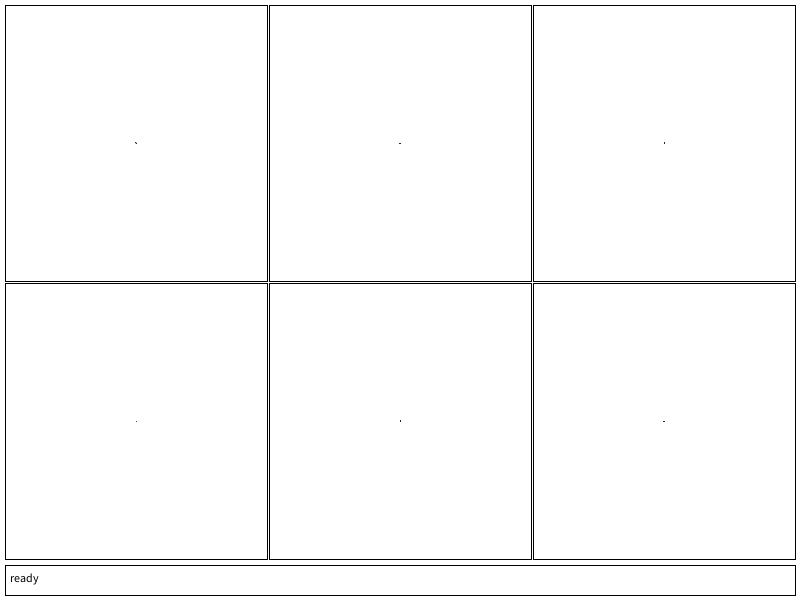
Frame 1 (no input)
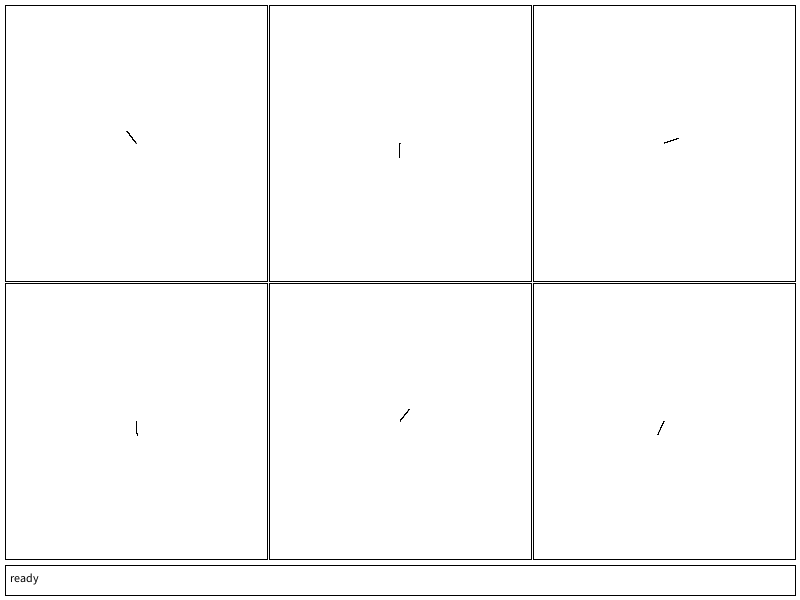
Frame 60 (the mouse pressed at the canvas centre just before this capture)
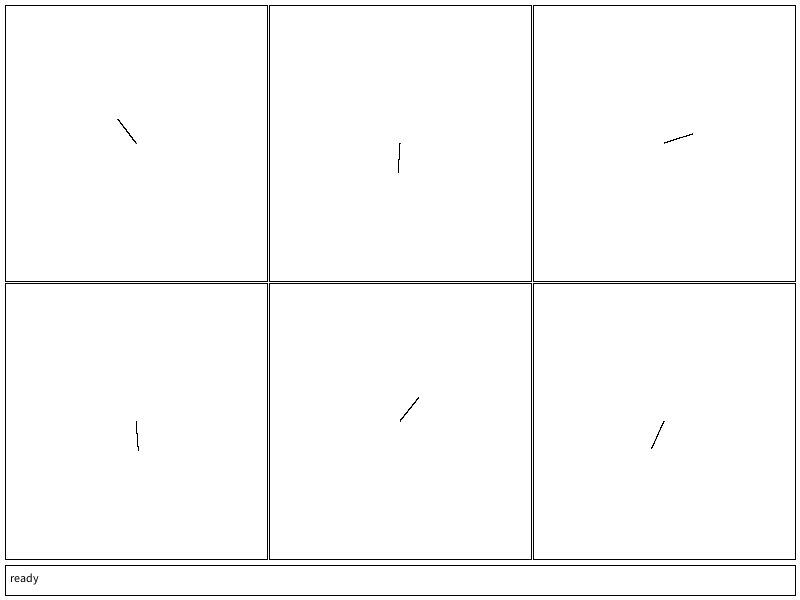
Frame 120 (the mouse held since frame 60 and released just before this capture)

The Processing sketch that drew these frames (run headless with seeded random() and noise(); from frame 60 on, the mouse is pressed at the canvas centre):

// Processing sketch: experimental_01
// ── experimental_01.pde
Infobar sb;
Worldmonitor[] pages;
int currpage=0;
String prefix="/mnt/heerdyes/L/GH/heerdyes/raspi-art/sketches/experimental_01";

void mkpages(int n) {
  pages=new Worldmonitor[n];
  for (int i=0; i<n; i++) {
    pages[i]=new Worldmonitor(6, 262, 276, 5, 5);
  }
}

void setup() {
  size(800, 600);
  background(255);
  mkpages(5);
  sb=new Infobar();
  textAlign(LEFT, TOP);
  frameRate(20);
}

void draw() {
  pages[currpage].golive();
  pages[currpage].monitor(3);
  sb.render();
}

void selectworlds() {
  ArrayList<TWorld2D> selws=new ArrayList<TWorld2D>();
  for (int i=0; i<pages.length; i++) {
    selws.addAll(pages[i].chosenworlds());
  }
}

void savefavoritespecimens() {
  for (Worldmonitor wm : pages) {
    for (TWorld2D tw : wm.chosenworlds()) {
      tw.snapshot(prefix+"/img");
    }
  }
}

void keyPressed() {
  Worldmonitor currmon=pages[currpage];
  if (key=='n') {
    currpage=(currpage+1)%5;
    currmon=pages[currpage];
  } else if (key=='p') {
    if (currpage<=0) {
      currpage=4;
    } else {
      currpage-=1;
    }
    currmon=pages[currpage];
  } else if (key=='s') {
    selectworlds();
  } else if (key=='0') {
    currmon.toggleregion(0);
  } else if (key=='1') {
    currmon.toggleregion(1);
  } else if (key=='2') {
    currmon.toggleregion(2);
  } else if (key=='3') {
    currmon.toggleregion(3);
  } else if (key=='4') {
    currmon.toggleregion(4);
  } else if (key=='5') {
    currmon.toggleregion(5);
  } else if (key=='e') {
    println("persisting selected world images...");
    savefavoritespecimens();
  }
  sb.updateinfo(currpage, currmon.selectionstr(), "ready");
}

// ── camlib.pde
class Worldmonitor {
  ArrayList<TWorld2D> regions;
  ArrayList<Boolean> selection;
  int nm;
  int mw, mh;
  int mleft, mtop;
  int xgap, ygap;

  Worldmonitor(int n, int w, int h) {
    this(n, w, h, 15, 15, 2, 2);
  }

  Worldmonitor(int n, int w, int h, int mgx, int mgy) {
    this(n, w, h, mgx, mgy, 2, 2);
  }

  Worldmonitor(int n, int w, int h, int mlt, int mtp, int xg, int yg) {
    nm=n;
    mw=w;
    mh=h;
    mleft=mlt;
    mtop=mtp;
    xgap=xg;
    ygap=yg;
    mkregions(nm, mw, mh);
  }

  int screens() {
    return nm;
  }

  PGraphics getscreen(int x) {
    if (x<0 || x>=regions.size()) {
      throw new RuntimeException("could not access screen["+x+"]");
    }
    return regions.get(x).plane;
  }

  private void mkregions(int n, int w, int h) {
    regions=new ArrayList<TWorld2D>();
    selection=new ArrayList<Boolean>();
    for (int i=0; i<n; i++) {
      regions.add(new TWorld2D(w, h));
      selection.add(false);
    }
  }

  void monitor(int nwrap) {
    int rx=mleft;
    int ry=mtop;
    for (int i=0, lnctr=0; i<regions.size(); i++, lnctr++) {
      PGraphics cg=regions.get(i).plane;
      fill(255);
      stroke(selection.get(i)?255:0, 0, 0);
      if (lnctr==nwrap) {
        ry+=cg.height+ygap;
        rx=mleft;
        lnctr=0;
      }
      rect(rx, ry, cg.width, cg.height);
      image(cg, rx, ry);
      rx+=cg.width+xgap;
    }
  }

  void golive() {
    for (int i=0; i<regions.size(); i++) {
      TWorld2D tw=regions.get(i);
      tw.exist();
    }
  }

  void toggleregion(int j) {
    selection.set(j, !selection.get(j));
  }

  String selectionstr() {
    StringBuffer buf=new StringBuffer();
    buf.append("[");
    for (int i=0; i<selection.size(); i++) {
      if (selection.get(i)) {
        buf.append(i+",");
      }
    }
    int nb=buf.length();
    if (nb>1) {
      buf.delete(nb-1, nb);
    }
    buf.append("]");
    return buf.toString();
  }

  ArrayList<TWorld2D> chosenworlds() {
    ArrayList<TWorld2D> ws=new ArrayList<TWorld2D>();
    for (int i=0; i<regions.size(); i++) {
      if (selection.get(i)) {
        ws.add(regions.get(i));
      }
    }
    return ws;
  }
}

class Infobar {
  float x, y;
  float w, h;
  String msg;

  Infobar() {
    this(5, height-35, width-10, 30, "ready");
  }

  Infobar(float x, float y, float w, float h, String m) {
    this.x=x;
    this.y=y;
    this.w=w;
    this.h=h;
    this.msg=m;
  }

  void render() {
    fill(255);
    stroke(0);
    rect(x, y, w, h);
    fill(0);
    text(msg, x+5, y+8);
  }

  void updateinfo(int page, String sel, String comment) {
    msg=String.format("page %d | sel: %s | # %s", page, sel, comment);
  }
}

// ── tlib.pde
class Turtle {
  float x, y;
  float angle;
  boolean pendown;
  PGraphics g;
  color pencolor;

  Turtle() {
    this(width/2, height/2, 0, null);
  }

  Turtle(PGraphics g) {
    this(g.width/2, g.height/2, 0, g);
  }

  Turtle(PGraphics g, float a) {
    this(g.width/2, g.height/2, a, g);
  }

  Turtle(float x, float y, float a, PGraphics g) {
    this.x=x;
    this.y=y;
    angle=a;
    pendown=true;
    this.g=g;
    this.pencolor=color(0, 0, 0);
  }

  void fd(float r) {
    float x2=x+r*cos(radians(angle));
    float y2=y+r*sin(radians(angle));
    if (pendown) {
      if (this.g==null) {
        line(x, y, x2, y2);
      } else {
        g.line(x, y, x2, y2);
      }
    }
    x=x2;
    y=y2;
  }

  void bk(float r) {
    fd(-r);
  }
  void lt(float a) {
    angle+=a;
  }
  void rt(float a) {
    lt(-a);
  }
  void pu() {
    pendown=false;
  }
  void pd() {
    pendown=true;
  }
  void seth(float a) {
    this.angle=a;
  }
}

class Turtlebot {
  Turtle t;
  float v, dv, a, da, rv, rdv;
  int age;
  volatile boolean snapshotting;

  Turtlebot(Turtle t) {
    this(t, 0.25, 0.0, 0.0, 0.0);
  }

  Turtlebot(Turtle t, float a) {
    this(t, 0.25, 0.0, a, 0.0);
  }

  Turtlebot(Turtle t, float v, float dv, float a, float da) {
    this.t=t;
    this.v=v;
    this.rv=v;
    this.dv=dv;
    this.rdv=dv;
    this.a=a;
    this.da=da;
    this.age=0;
    snapshotting=false;
  }
  
  void togglesnapshot(){
    snapshotting=!snapshotting;
  }

  void live() {
    if (!snapshotting) {
      this.t.g.beginDraw();
      this.t.seth(this.a);
      this.t.fd(this.v);
      this.t.g.endDraw();
      this.v+=this.dv;
      this.a+=this.da;
      this.age+=1;
    }
  }

  void updatedomain(PGraphics pg) {
    t.g=pg;
  }

  PGraphics getdomain() {
    return t.g;
  }
}

class Turtleswarm {
  ArrayList<Turtlebot> swarm;

  Turtleswarm(ArrayList<Turtlebot> ts) {
    this.swarm=ts;
  }

  Turtleswarm() {
    this.swarm=new ArrayList<Turtlebot>();
  }

  void live() {
    for (Turtlebot _t : this.swarm) {
      _t.live();
    }
  }

  void addt(Turtlebot ti) {
    this.swarm.add(ti);
  }

  void addts(ArrayList<Turtlebot> ts) {
    for (Turtlebot _t : ts) {
      this.swarm.add(_t);
    }
  }

  Turtlebot getbot(int i) {
    return swarm.get(i);
  }
}

class TWorld2D {
  PGraphics plane;
  Turtleswarm bots;

  TWorld2D(PGraphics p) {
    plane=p;
    bots=new Turtleswarm();
    bots.addt(new Turtlebot(new Turtle(plane), 360*random(0, 1)));
  }

  TWorld2D(int worldw, int worldh) {
    this(createGraphics(worldw, worldh));
  }

  void addbot(Turtlebot tb) {
    tb.updatedomain(plane);
    bots.addt(tb);
  }

  void exist() {
    bots.live();
  }

  Turtlebot getbot(int i) {
    return bots.getbot(i);
  }

  void clearplane() {
    plane.beginDraw();
    plane.clear();
    plane.endDraw();
  }

  void snapshot(String dirpath) {
    Turtlebot b0=getbot(0);
    b0.togglesnapshot();
    plane.save(String.format("%s/%03d.jpg", dirpath, int(random(1000))));
    b0.togglesnapshot();
  }
}
